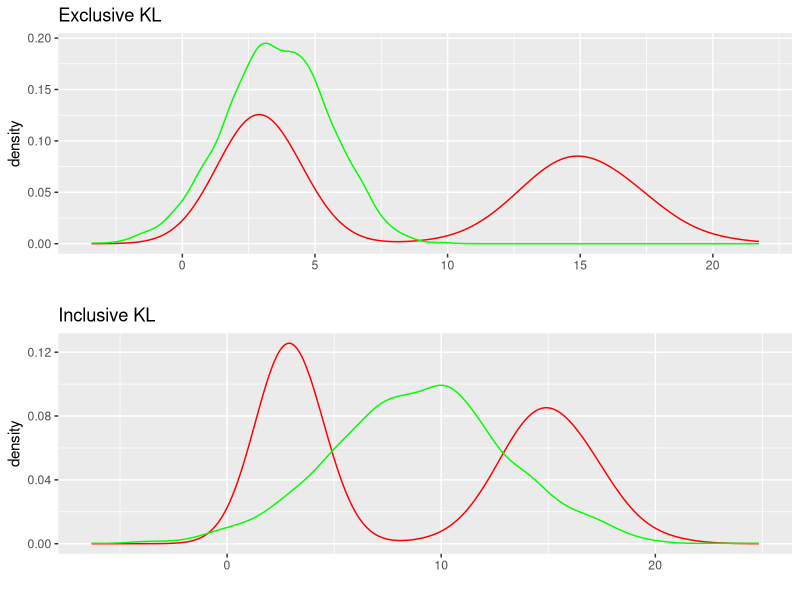

Generate this figure with R:
## ---- chunk 1
library(ggplot2)
library(gridExtra)
library(tidyverse)

mixture <- data.frame(normals = c(rnorm(1000,3,1),rnorm(1000,15,2)),
                      mode_seeking_kl = rnorm(2000,3.5,2),
                      mean_seeking_kl = rnorm(2000,9,4))

rkl_plot <- mixture %>% ggplot(aes(x = normals)) +
  geom_density(aes(x = normals), color = "red") +
  geom_density(aes(x = mode_seeking_kl), color = "green") + ggtitle("Exclusive KL") +
  xlab("")

fkl_plot <- mixture %>% ggplot(aes(x = normals)) +
  geom_density(aes(x = normals), color = "red") +
  geom_density(aes(x = mean_seeking_kl), color = "green") + ggtitle("Inclusive KL") +
  xlab("")

grid.arrange(rkl_plot,fkl_plot)
